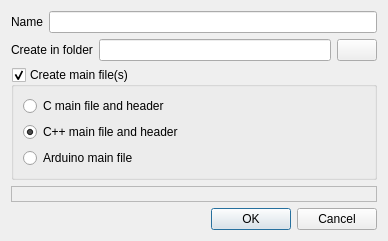
<?xml version="1.0" encoding="UTF-8"?>
<ui version="4.0">
 <class>NewProjectDialog</class>
 <widget class="QDialog" name="NewProjectDialog">
  <property name="geometry">
   <rect>
    <x>0</x>
    <y>0</y>
    <width>380</width>
    <height>219</height>
   </rect>
  </property>
  <property name="windowTitle">
   <string>New Project Dialog</string>
  </property>
  <layout class="QGridLayout" name="gridLayout">
   <property name="sizeConstraint">
    <enum>QLayout::SetFixedSize</enum>
   </property>
   <item row="0" column="0">
    <widget class="QLabel" name="nameLabel">
     <property name="text">
      <string>Name</string>
     </property>
     <property name="buddy">
      <cstring>nameEdit</cstring>
     </property>
    </widget>
   </item>
   <item row="0" column="1">
    <widget class="QLineEdit" name="nameEdit"/>
   </item>
   <item row="1" column="0" colspan="2">
    <widget class="QWidget" name="widget1" native="true">
     <layout class="QGridLayout" name="gridLayout1">
      <property name="leftMargin">
       <number>0</number>
      </property>
      <property name="topMargin">
       <number>0</number>
      </property>
      <property name="rightMargin">
       <number>0</number>
      </property>
      <property name="bottomMargin">
       <number>0</number>
      </property>
      <item row="0" column="0">
       <widget class="QLabel" name="path">
        <property name="text">
         <string>Create in folder</string>
        </property>
        <property name="buddy">
         <cstring>edit</cstring>
        </property>
       </widget>
      </item>
      <item row="0" column="1">
       <widget class="QLineEdit" name="edit"/>
      </item>
      <item row="0" column="2">
       <widget class="QPushButton" name="button"/>
      </item>
     </layout>
    </widget>
   </item>
   <item row="2" column="0" colspan="2">
    <widget class="QGroupBox" name="groupBox">
     <property name="title">
      <string>Create main file(s)</string>
     </property>
     <property name="checkable">
      <bool>true</bool>
     </property>
     <layout class="QVBoxLayout" name="verticalLayout">
      <item>
       <widget class="QRadioButton" name="cButton">
        <property name="text">
         <string>C main file and header</string>
        </property>
        <property name="checked">
         <bool>false</bool>
        </property>
       </widget>
      </item>
      <item>
       <widget class="QRadioButton" name="cppButton">
        <property name="text">
         <string>C++ main file and header</string>
        </property>
        <property name="checked">
         <bool>true</bool>
        </property>
       </widget>
      </item>
      <item>
       <widget class="QRadioButton" name="inoButton">
        <property name="text">
         <string>Arduino main file</string>
        </property>
        <property name="checked">
         <bool>false</bool>
        </property>
       </widget>
      </item>
     </layout>
    </widget>
   </item>
   <item row="3" column="0" colspan="2">
    <widget class="QLabel" name="label">
     <property name="frameShape">
      <enum>QFrame::StyledPanel</enum>
     </property>
     <property name="frameShadow">
      <enum>QFrame::Sunken</enum>
     </property>
     <property name="wordWrap">
      <bool>true</bool>
     </property>
     <property name="openExternalLinks">
      <bool>true</bool>
     </property>
    </widget>
   </item>
   <item row="4" column="0" colspan="2">
    <widget class="QWidget" name="widget2" native="true">
     <layout class="QGridLayout" name="gridLayout2">
      <property name="leftMargin">
       <number>0</number>
      </property>
      <property name="topMargin">
       <number>0</number>
      </property>
      <property name="rightMargin">
       <number>0</number>
      </property>
      <property name="bottomMargin">
       <number>0</number>
      </property>
      <item row="0" column="0">
       <spacer name="spacer">
        <property name="orientation">
         <enum>Qt::Horizontal</enum>
        </property>
        <property name="sizeHint" stdset="0">
         <size>
          <width>200</width>
          <height>20</height>
         </size>
        </property>
       </spacer>
      </item>
      <item row="0" column="1">
       <widget class="QDialogButtonBox" name="box">
        <property name="orientation">
         <enum>Qt::Horizontal</enum>
        </property>
        <property name="standardButtons">
         <set>QDialogButtonBox::Cancel|QDialogButtonBox::Ok</set>
        </property>
       </widget>
      </item>
     </layout>
    </widget>
   </item>
  </layout>
 </widget>
 <tabstops>
  <tabstop>nameEdit</tabstop>
  <tabstop>edit</tabstop>
  <tabstop>button</tabstop>
  <tabstop>groupBox</tabstop>
  <tabstop>cButton</tabstop>
  <tabstop>cppButton</tabstop>
  <tabstop>inoButton</tabstop>
  <tabstop>box</tabstop>
 </tabstops>
 <resources/>
 <connections>
  <connection>
   <sender>box</sender>
   <signal>accepted()</signal>
   <receiver>NewProjectDialog</receiver>
   <slot>accept()</slot>
  </connection>
  <connection>
   <sender>box</sender>
   <signal>rejected()</signal>
   <receiver>NewProjectDialog</receiver>
   <slot>reject()</slot>
  </connection>
 </connections>
</ui>
